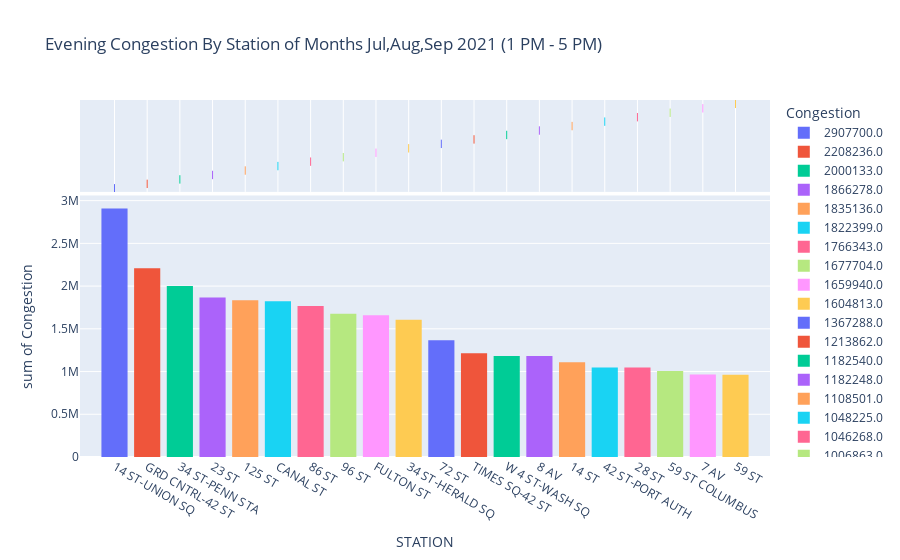

This figure's notebook cell:
### Code cell
import plotly.express as px

fig = px.histogram(zxz, x="STATION", y="Congestion", color="Congestion", marginal="rug",title='Evening Congestion By Station of Months Jul,Aug,Sep 2021 (1 PM - 5 PM)',
                   hover_data=zxz.columns)
fig.show()

### Figure 1 — Plotly figure (JSON) as saved in the notebook; plotly's stock layout.template omitted (floating-point values rounded to 4 significant figures)
{"data": [{"alignmentgroup": "True", "bingroup": "x", "histfunc": "sum", "hovertemplate": "Congestion=2907700.0<br>STATION=%{x}<br>sum of Congestion=%{y}<extra></extra>", "legendgroup": "2907700.0", "marker": {"color": "#636efa", "pattern": {"shape": ""}}, "name": "2907700.0", "offsetgroup": "2907700.0", "orientation": "v", "showlegend": true, "type": "histogram", "x": ["14 ST-UNION SQ"], "xaxis": "x", "y": [2907700], "yaxis": "y"}, {"alignmentgroup": "True", "boxpoints": "all", "fillcolor": "rgba(255,255,255,0)", "hoveron": "points", "hovertemplate": "Congestion=2907700.0<br>STATION=%{x}<extra></extra>", "jitter": 0, "legendgroup": "2907700.0", "line": {"color": "rgba(255,255,255,0)"}, "marker": {"color": "#636efa", "symbol": "line-ns-open"}, "name": "2907700.0", "offsetgroup": "2907700.0", "showlegend": false, "type": "box", "x": ["14 ST-UNION SQ"], "xaxis": "x2", "yaxis": "y2"}, {"alignmentgroup": "True", "bingroup": "x", "histfunc": "sum", "hovertemplate": "Congestion=2208236.0<br>STATION=%{x}<br>sum of Congestion=%{y}<extra></extra>", "legendgroup": "2208236.0", "marker": {"color": "#EF553B", "pattern": {"shape": ""}}, "name": "2208236.0", "offsetgroup": "2208236.0", "orientation": "v", "showlegend": true, "type": "histogram", "x": ["GRD CNTRL-42 ST"], "xaxis": "x", "y": [2208236], "yaxis": "y"}, {"alignmentgroup": "True", "boxpoints": "all", "fillcolor": "rgba(255,255,255,0)", "hoveron": "points", "hovertemplate": "Congestion=2208236.0<br>STATION=%{x}<extra></extra>", "jitter": 0, "legendgroup": "2208236.0", "line": {"color": "rgba(255,255,255,0)"}, "marker": {"color": "#EF553B", "symbol": "line-ns-open"}, "name": "2208236.0", "offsetgroup": "2208236.0", "showlegend": false, "type": "box", "x": ["GRD CNTRL-42 ST"], "xaxis": "x2", "yaxis": "y2"}, {"alignmentgroup": "True", "bingroup": "x", "histfunc": "sum", "hovertemplate": "Congestion=2000133.0<br>STATION=%{x}<br>sum of Congestion=%{y}<extra></extra>", "legendgroup": "2000133.0", "marker": {"color": "#00cc96", "pattern": {"shape": ""}}, "name": "2000133.0", "offsetgroup": "2000133.0", "orientation": "v", "showlegend": true, "type": "histogram", "x": ["34 ST-PENN STA"], "xaxis": "x", "y": [2000133], "yaxis": "y"}, {"alignmentgroup": "True", "boxpoints": "all", "fillcolor": "rgba(255,255,255,0)", "hoveron": "points", "hovertemplate": "Congestion=2000133.0<br>STATION=%{x}<extra></extra>", "jitter": 0, "legendgroup": "2000133.0", "line": {"color": "rgba(255,255,255,0)"}, "marker": {"color": "#00cc96", "symbol": "line-ns-open"}, "name": "2000133.0", "offsetgroup": "2000133.0", "showlegend": false, "type": "box", "x": ["34 ST-PENN STA"], "xaxis": "x2", "yaxis": "y2"}, {"alignmentgroup": "True", "bingroup": "x", "histfunc": "sum", "hovertemplate": "Congestion=1866278.0<br>STATION=%{x}<br>sum of Congestion=%{y}<extra></extra>", "legendgroup": "1866278.0", "marker": {"color": "#ab63fa", "pattern": {"shape": ""}}, "name": "1866278.0", "offsetgroup": "1866278.0", "orientation": "v", "showlegend": true, "type": "histogram", "x": ["23 ST"], "xaxis": "x", "y": [1866278], "yaxis": "y"}, {"alignmentgroup": "True", "boxpoints": "all", "fillcolor": "rgba(255,255,255,0)", "hoveron": "points", "hovertemplate": "Congestion=1866278.0<br>STATION=%{x}<extra></extra>", "jitter": 0, "legendgroup": "1866278.0", "line": {"color": "rgba(255,255,255,0)"}, "marker": {"color": "#ab63fa", "symbol": "line-ns-open"}, "name": "1866278.0", "offsetgroup": "1866278.0", "showlegend": false, "type": "box", "x": ["23 ST"], "xaxis": "x2", "yaxis": "y2"}, {"alignmentgroup": "True", "bingroup": "x", "histfunc": "sum", "hovertemplate": "Congestion=1835136.0<br>STATION=%{x}<br>sum of Congestion=%{y}<extra></extra>", "legendgroup": "1835136.0", "marker": {"color": "#FFA15A", "pattern": {"shape": ""}}, "name": "1835136.0", "offsetgroup": "1835136.0", "orientation": "v", "showlegend": true, "type": "histogram", "x": ["125 ST"], "xaxis": "x", "y": [1835136], "yaxis": "y"}, {"alignmentgroup": "True", "boxpoints": "all", "fillcolor": "rgba(255,255,255,0)", "hoveron": "points", "hovertemplate": "Congestion=1835136.0<br>STATION=%{x}<extra></extra>", "jitter": 0, "legendgroup": "1835136.0", "line": {"color": "rgba(255,255,255,0)"}, "marker": {"color": "#FFA15A", "symbol": "line-ns-open"}, "name": "1835136.0", "offsetgroup": "1835136.0", "showlegend": false, "type": "box", "x": ["125 ST"], "xaxis": "x2", "yaxis": "y2"}, {"alignmentgroup": "True", "bingroup": "x", "histfunc": "sum", "hovertemplate": "Congestion=1822399.0<br>STATION=%{x}<br>sum of Congestion=%{y}<extra></extra>", "legendgroup": "1822399.0", "marker": {"color": "#19d3f3", "pattern": {"shape": ""}}, "name": "1822399.0", "offsetgroup": "1822399.0", "orientation": "v", "showlegend": true, "type": "histogram", "x": ["CANAL ST"], "xaxis": "x", "y": [1822399], "yaxis": "y"}, {"alignmentgroup": "True", "boxpoints": "all", "fillcolor": "rgba(255,255,255,0)", "hoveron": "points", "hovertemplate": "Congestion=1822399.0<br>STATION=%{x}<extra></extra>", "jitter": 0, "legendgroup": "1822399.0", "line": {"color": "rgba(255,255,255,0)"}, "marker": {"color": "#19d3f3", "symbol": "line-ns-open"}, "name": "1822399.0", "offsetgroup": "1822399.0", "showlegend": false, "type": "box", "x": ["CANAL ST"], "xaxis": "x2", "yaxis": "y2"}, {"alignmentgroup": "True", "bingroup": "x", "histfunc": "sum", "hovertemplate": "Congestion=1766343.0<br>STATION=%{x}<br>sum of Congestion=%{y}<extra></extra>", "legendgroup": "1766343.0", "marker": {"color": "#FF6692", "pattern": {"shape": ""}}, "name": "1766343.0", "offsetgroup": "1766343.0", "orientation": "v", "showlegend": true, "type": "histogram", "x": ["86 ST"], "xaxis": "x", "y": [1766343], "yaxis": "y"}, {"alignmentgroup": "True", "boxpoints": "all", "fillcolor": "rgba(255,255,255,0)", "hoveron": "points", "hovertemplate": "Congestion=1766343.0<br>STATION=%{x}<extra></extra>", "jitter": 0, "legendgroup": "1766343.0", "line": {"color": "rgba(255,255,255,0)"}, "marker": {"color": "#FF6692", "symbol": "line-ns-open"}, "name": "1766343.0", "offsetgroup": "1766343.0", "showlegend": false, "type": "box", "x": ["86 ST"], "xaxis": "x2", "yaxis": "y2"}, {"alignmentgroup": "True", "bingroup": "x", "histfunc": "sum", "hovertemplate": "Congestion=1677704.0<br>STATION=%{x}<br>sum of Congestion=%{y}<extra></extra>", "legendgroup": "1677704.0", "marker": {"color": "#B6E880", "pattern": {"shape": ""}}, "name": "1677704.0", "offsetgroup": "1677704.0", "orientation": "v", "showlegend": true, "type": "histogram", "x": ["96 ST"], "xaxis": "x", "y": [1677704], "yaxis": "y"}, {"alignmentgroup": "True", "boxpoints": "all", "fillcolor": "rgba(255,255,255,0)", "hoveron": "points", "hovertemplate": "Congestion=1677704.0<br>STATION=%{x}<extra></extra>", "jitter": 0, "legendgroup": "1677704.0", "line": {"color": "rgba(255,255,255,0)"}, "marker": {"color": "#B6E880", "symbol": "line-ns-open"}, "name": "1677704.0", "offsetgroup": "1677704.0", "showlegend": false, "type": "box", "x": ["96 ST"], "xaxis": "x2", "yaxis": "y2"}, {"alignmentgroup": "True", "bingroup": "x", "histfunc": "sum", "hovertemplate": "Congestion=1659940.0<br>STATION=%{x}<br>sum of Congestion=%{y}<extra></extra>", "legendgroup": "1659940.0", "marker": {"color": "#FF97FF", "pattern": {"shape": ""}}, "name": "1659940.0", "offsetgroup": "1659940.0", "orientation": "v", "showlegend": true, "type": "histogram", "x": ["FULTON ST"], "xaxis": "x", "y": [1659940], "yaxis": "y"}, {"alignmentgroup": "True", "boxpoints": "all", "fillcolor": "rgba(255,255,255,0)", "hoveron": "points", "hovertemplate": "Congestion=1659940.0<br>STATION=%{x}<extra></extra>", "jitter": 0, "legendgroup": "1659940.0", "line": {"color": "rgba(255,255,255,0)"}, "marker": {"color": "#FF97FF", "symbol": "line-ns-open"}, "name": "1659940.0", "offsetgroup": "1659940.0", "showlegend": false, "type": "box", "x": ["FULTON ST"], "xaxis": "x2", "yaxis": "y2"}, {"alignmentgroup": "True", "bingroup": "x", "histfunc": "sum", "hovertemplate": "Congestion=1604813.0<br>STATION=%{x}<br>sum of Congestion=%{y}<extra></extra>", "legendgroup": "1604813.0", "marker": {"color": "#FECB52", "pattern": {"shape": ""}}, "name": "1604813.0", "offsetgroup": "1604813.0", "orientation": "v", "showlegend": true, "type": "histogram", "x": ["34 ST-HERALD SQ"], "xaxis": "x", "y": [1604813], "yaxis": "y"}, {"alignmentgroup": "True", "boxpoints": "all", "fillcolor": "rgba(255,255,255,0)", "hoveron": "points", "hovertemplate": "Congestion=1604813.0<br>STATION=%{x}<extra></extra>", "jitter": 0, "legendgroup": "1604813.0", "line": {"color": "rgba(255,255,255,0)"}, "marker": {"color": "#FECB52", "symbol": "line-ns-open"}, "name": "1604813.0", "offsetgroup": "1604813.0", "showlegend": false, "type": "box", "x": ["34 ST-HERALD SQ"], "xaxis": "x2", "yaxis": "y2"}, {"alignmentgroup": "True", "bingroup": "x", "histfunc": "sum", "hovertemplate": "Congestion=1367288.0<br>STATION=%{x}<br>sum of Congestion=%{y}<extra></extra>", "legendgroup": "1367288.0", "marker": {"color": "#636efa", "pattern": {"shape": ""}}, "name": "1367288.0", "offsetgroup": "1367288.0", "orientation": "v", "showlegend": true, "type": "histogram", "x": ["72 ST"], "xaxis": "x", "y": [1367288], "yaxis": "y"}, {"alignmentgroup": "True", "boxpoints": "all", "fillcolor": "rgba(255,255,255,0)", "hoveron": "points", "hovertemplate": "Congestion=1367288.0<br>STATION=%{x}<extra></extra>", "jitter": 0, "legendgroup": "1367288.0", "line": {"color": "rgba(255,255,255,0)"}, "marker": {"color": "#636efa", "symbol": "line-ns-open"}, "name": "1367288.0", "offsetgroup": "1367288.0", "showlegend": false, "type": "box", "x": ["72 ST"], "xaxis": "x2", "yaxis": "y2"}, {"alignmentgroup": "True", "bingroup": "x", "histfunc": "sum", "hovertemplate": "Congestion=1213862.0<br>STATION=%{x}<br>sum of Congestion=%{y}<extra></extra>", "legendgroup": "1213862.0", "marker": {"color": "#EF553B", "pattern": {"shape": ""}}, "name": "1213862.0", "offsetgroup": "1213862.0", "orientation": "v", "showlegend": true, "type": "histogram", "x": ["TIMES SQ-42 ST"], "xaxis": "x", "y": [1213862], "yaxis": "y"}, {"alignmentgroup": "True", "boxpoints": "all", "fillcolor": "rgba(255,255,255,0)", "hoveron": "points", "hovertemplate": "Congestion=1213862.0<br>STATION=%{x}<extra></extra>", "jitter": 0, "legendgroup": "1213862.0", "line": {"color": "rgba(255,255,255,0)"}, "marker": {"color": "#EF553B", "symbol": "line-ns-open"}, "name": "1213862.0", "offsetgroup": "1213862.0", "showlegend": false, "type": "box", "x": ["TIMES SQ-42 ST"], "xaxis": "x2", "yaxis": "y2"}, {"alignmentgroup": "True", "bingroup": "x", "histfunc": "sum", "hovertemplate": "Congestion=1182540.0<br>STATION=%{x}<br>sum of Congestion=%{y}<extra></extra>", "legendgroup": "1182540.0", "marker": {"color": "#00cc96", "pattern": {"shape": ""}}, "name": "1182540.0", "offsetgroup": "1182540.0", "orientation": "v", "showlegend": true, "type": "histogram", "x": ["W 4 ST-WASH SQ"], "xaxis": "x", "y": [1182540], "yaxis": "y"}, {"alignmentgroup": "True", "boxpoints": "all", "fillcolor": "rgba(255,255,255,0)", "hoveron": "points", "hovertemplate": "Congestion=1182540.0<br>STATION=%{x}<extra></extra>", "jitter": 0, "legendgroup": "1182540.0", "line": {"color": "rgba(255,255,255,0)"}, "marker": {"color": "#00cc96", "symbol": "line-ns-open"}, "name": "1182540.0", "offsetgroup": "1182540.0", "showlegend": false, "type": "box", "x": ["W 4 ST-WASH SQ"], "xaxis": "x2", "yaxis": "y2"}, {"alignmentgroup": "True", "bingroup": "x", "histfunc": "sum", "hovertemplate": "Congestion=1182248.0<br>STATION=%{x}<br>sum of Congestion=%{y}<extra></extra>", "legendgroup": "1182248.0", "marker": {"color": "#ab63fa", "pattern": {"shape": ""}}, "name": "1182248.0", "offsetgroup": "1182248.0", "orientation": "v", "showlegend": true, "type": "histogram", "x": ["8 AV"], "xaxis": "x", "y": [1182248], "yaxis": "y"}, {"alignmentgroup": "True", "boxpoints": "all", "fillcolor": "rgba(255,255,255,0)", "hoveron": "points", "hovertemplate": "Congestion=1182248.0<br>STATION=%{x}<extra></extra>", "jitter": 0, "legendgroup": "1182248.0", "line": {"color": "rgba(255,255,255,0)"}, "marker": {"color": "#ab63fa", "symbol": "line-ns-open"}, "name": "1182248.0", "offsetgroup": "1182248.0", "showlegend": false, "type": "box", "x": ["8 AV"], "xaxis": "x2", "yaxis": "y2"}, {"alignmentgroup": "True", "bingroup": "x", "histfunc": "sum", "hovertemplate": "Congestion=1108501.0<br>STATION=%{x}<br>sum of Congestion=%{y}<extra></extra>", "legendgroup": "1108501.0", "marker": {"color": "#FFA15A", "pattern": {"shape": ""}}, "name": "1108501.0", "offsetgroup": "1108501.0", "orientation": "v", "showlegend": true, "type": "histogram", "x": ["14 ST"], "xaxis": "x", "y": [1108501], "yaxis": "y"}, {"alignmentgroup": "True", "boxpoints": "all", "fillcolor": "rgba(255,255,255,0)", "hoveron": "points", "hovertemplate": "Congestion=1108501.0<br>STATION=%{x}<extra></extra>", "jitter": 0, "legendgroup": "1108501.0", "line": {"color": "rgba(255,255,255,0)"}, "marker": {"color": "#FFA15A", "symbol": "line-ns-open"}, "name": "1108501.0", "offsetgroup": "1108501.0", "showlegend": false, "type": "box", "x": ["14 ST"], "xaxis": "x2", "yaxis": "y2"}, {"alignmentgroup": "True", "bingroup": "x", "histfunc": "sum", "hovertemplate": "Congestion=1048225.0<br>STATION=%{x}<br>sum of Congestion=%{y}<extra></extra>", "legendgroup": "1048225.0", "marker": {"color": "#19d3f3", "pattern": {"shape": ""}}, "name": "1048225.0", "offsetgroup": "1048225.0", "orientation": "v", "showlegend": true, "type": "histogram", "x": ["42 ST-PORT AUTH"], "xaxis": "x", "y": [1048225], "yaxis": "y"}, {"alignmentgroup": "True", "boxpoints": "all", "fillcolor": "rgba(255,255,255,0)", "hoveron": "points", "hovertemplate": "Congestion=1048225.0<br>STATION=%{x}<extra></extra>", "jitter": 0, "legendgroup": "1048225.0", "line": {"color": "rgba(255,255,255,0)"}, "marker": {"color": "#19d3f3", "symbol": "line-ns-open"}, "name": "1048225.0", "offsetgroup": "1048225.0", "showlegend": false, "type": "box", "x": ["42 ST-PORT AUTH"], "xaxis": "x2", "yaxis": "y2"}, {"alignmentgroup": "True", "bingroup": "x", "histfunc": "sum", "hovertemplate": "Congestion=1046268.0<br>STATION=%{x}<br>sum of Congestion=%{y}<extra></extra>", "legendgroup": "1046268.0", "marker": {"color": "#FF6692", "pattern": {"shape": ""}}, "name": "1046268.0", "offsetgroup": "1046268.0", "orientation": "v", "showlegend": true, "type": "histogram", "x": ["28 ST"], "xaxis": "x", "y": [1046268], "yaxis": "y"}, {"alignmentgroup": "True", "boxpoints": "all", "fillcolor": "rgba(255,255,255,0)", "hoveron": "points", "hovertemplate": "Congestion=1046268.0<br>STATION=%{x}<extra></extra>", "jitter": 0, "legendgroup": "1046268.0", "line": {"color": "rgba(255,255,255,0)"}, "marker": {"color": "#FF6692", "symbol": "line-ns-open"}, "name": "1046268.0", "offsetgroup": "1046268.0", "showlegend": false, "type": "box", "x": ["28 ST"], "xaxis": "x2", "yaxis": "y2"}, {"alignmentgroup": "True", "bingroup": "x", "histfunc": "sum", "hovertemplate": "Congestion=1006863.0<br>STATION=%{x}<br>sum of Congestion=%{y}<extra></extra>", "legendgroup": "1006863.0", "marker": {"color": "#B6E880", "pattern": {"shape": ""}}, "name": "1006863.0", "offsetgroup": "1006863.0", "orientation": "v", "showlegend": true, "type": "histogram", "x": ["59 ST COLUMBUS"], "xaxis": "x", "y": [1006863], "yaxis": "y"}, {"alignmentgroup": "True", "boxpoints": "all", "fillcolor": "rgba(255,255,255,0)", "hoveron": "points", "hovertemplate": "Congestion=1006863.0<br>STATION=%{x}<extra></extra>", "jitter": 0, "legendgroup": "1006863.0", "line": {"color": "rgba(255,255,255,0)"}, "marker": {"color": "#B6E880", "symbol": "line-ns-open"}, "name": "1006863.0", "offsetgroup": "1006863.0", "showlegend": false, "type": "box", "x": ["59 ST COLUMBUS"], "xaxis": "x2", "yaxis": "y2"}, {"alignmentgroup": "True", "bingroup": "x", "histfunc": "sum", "hovertemplate": "Congestion=964518.0<br>STATION=%{x}<br>sum of Congestion=%{y}<extra></extra>", "legendgroup": "964518.0", "marker": {"color": "#FF97FF", "pattern": {"shape": ""}}, "name": "964518.0", "offsetgroup": "964518.0", "orientation": "v", "showlegend": true, "type": "histogram", "x": ["7 AV"], "xaxis": "x", "y": [964518], "yaxis": "y"}, {"alignmentgroup": "True", "boxpoints": "all", "fillcolor": "rgba(255,255,255,0)", "hoveron": "points", "hovertemplate": "Congestion=964518.0<br>STATION=%{x}<extra></extra>", "jitter": 0, "legendgroup": "964518.0", "line": {"color": "rgba(255,255,255,0)"}, "marker": {"color": "#FF97FF", "symbol": "line-ns-open"}, "name": "964518.0", "offsetgroup": "964518.0", "showlegend": false, "type": "box", "x": ["7 AV"], "xaxis": "x2", "yaxis": "y2"}, {"alignmentgroup": "True", "bingroup": "x", "histfunc": "sum", "hovertemplate": "Congestion=962558.0<br>STATION=%{x}<br>sum of Congestion=%{y}<extra></extra>", "legendgroup": "962558.0", "marker": {"color": "#FECB52", "pattern": {"shape": ""}}, "name": "962558.0", "offsetgroup": "962558.0", "orientation": "v", "showlegend": true, "type": "histogram", "x": ["59 ST"], "xaxis": "x", "y": [962558], "yaxis": "y"}, {"alignmentgroup": "True", "boxpoints": "all", "fillcolor": "rgba(255,255,255,0)", "hoveron": "points", "hovertemplate": "Congestion=962558.0<br>STATION=%{x}<extra></extra>", "jitter": 0, "legendgroup": "962558.0", "line": {"color": "rgba(255,255,255,0)"}, "marker": {"color": "#FECB52", "symbol": "line-ns-open"}, "name": "962558.0", "offsetgroup": "962558.0", "showlegend": false, "type": "box", "x": ["59 ST"], "xaxis": "x2", "yaxis": "y2"}], "layout": {"barmode": "relative", "legend": {"title": {"text": "Congestion"}, "tracegroupgap": 0}, "title": {"text": "Evening Congestion By Station of Months Jul,Aug,Sep 2021 (1 PM - 5 PM)"}, "xaxis": {"anchor": "y", "domain": [0, 1], "title": {"text": "STATION"}}, "xaxis2": {"anchor": "y2", "domain": [0, 1], "matches": "x", "showgrid": true, "showticklabels": false}, "yaxis": {"anchor": "x", "categoryarray": [962558, 964518, 1006863, 1046268, 1048225, 1108501, 1182248, 1182540, 1213862, 1367288, 1604813, 1659940, 1677704, 1766343, 1822399, 1835136, 1866278, 2000133, 2208236, 2907700], "categoryorder": "array", "domain": [0, 0.7326], "title": {"text": "sum of Congestion"}}, "yaxis2": {"anchor": "x2", "categoryarray": [962558, 964518, 1006863, 1046268, 1048225, 1108501, 1182248, 1182540, 1213862, 1367288, 1604813, 1659940, 1677704, 1766343, 1822399, 1835136, 1866278, 2000133, 2208236, 2907700], "categoryorder": "array", "domain": [0.7426, 1], "matches": "y2", "showgrid": false, "showline": false, "showticklabels": false, "ticks": ""}}}
